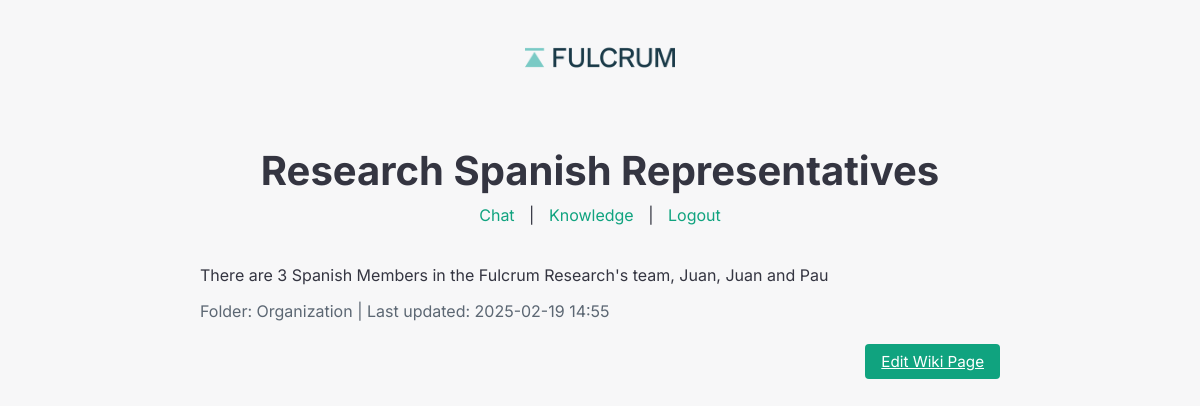
The app's page /wiki/view/5 (signed in) with its own data.
### tables this page shows
CREATE TABLE wiki (
                id INTEGER PRIMARY KEY AUTOINCREMENT,
                title TEXT NOT NULL,
                content TEXT NOT NULL,
                folder TEXT DEFAULT '',
                updated_at TEXT NOT NULL
            );

### app/wiki.py (the view)
@wiki_bp.route("/wiki/view/<int:page_id>")
def wiki_view(page_id):
    if "user" not in session:
        return redirect(url_for("auth.login"))
    page = get_wiki_page(page_id)
    if not page:
        flash("Wiki page not found.", "error")
        return redirect(url_for("main.knowledge"))
    page["content_html"] = Markup(markdown.markdown(page["content"]))
    return render_template("wiki_view.html", page=page)

### app/wiki.py (called while the page is built)
def get_wiki_page(page_id):
    with sqlite3.connect(WIKI_DB) as conn:
        cur = conn.cursor()
        cur.execute("SELECT id, title, content, folder, updated_at FROM wiki WHERE id = ?", (page_id,))
        row = cur.fetchone()
        if row:
            return {
                "id": row[0],
                "title": row[1],
                "content": row[2],
                "folder": row[3],
                "updated_at": row[4]
            }
    return None

### templates/wiki_view.html (shortened to what this page needs)
<!DOCTYPE html>
<html lang="en">
<head>
  <link rel="stylesheet" href="/static/style.css">
</head>
<body>
  <div class="container">
    <header>
      <img src="/static/logo.png" alt="Logo" class="logo">
      <h1>{{ page.title }}</h1>
      <nav>
        <a href="/">Chat</a> |
        <a href="/knowledge">Knowledge</a> |
        <a href="/logout">Logout</a>
      </nav>
    </header>
    <section>
      <article>
        {{ page.content_html | safe }}
      </article>
      <div class="wiki-meta">
        {% if page.folder %}
          Folder: {{ page.folder }} |
        {% endif %}
        Last updated: {{ page.updated_at }}
      </div>
      <div class="edit-button-container">
        <a href="/wiki/edit/{{ page.id }}" class="btn">Edit Wiki Page</a>
      </div>
    </section>
  </div>
</body>
</html>

### static/style.css (style rules this page uses)
body { margin: 0; padding: 0; font-family: "Inter", sans-serif; background-color: #f7f7f8; color: #343541; }
.container { max-width: 800px; margin: 0 auto; padding: 20px; }
header { text-align: center; margin-bottom: 40px; }
header h1 { font-size: 2.5rem; margin-bottom: 10px; }
header nav a { color: #10a37f; text-decoration: none; margin: 0 10px; }
.logo { max-width: 150px; margin-bottom: 20px; }
.btn { background-color: #10a37f; color: #ffffff; border: none; padding: 8px 16px; font-size: 0.95rem; border-radius: 4px; cursor: pointer; transition: background-color 0.2s ease; }

### templates/wiki_view.html (style rules this page uses)
.wiki-meta { margin-top: 10px; color: #5c6773; }
.edit-button-container { text-align: right; margin-top: 30px; margin-right: 0; }

### records on screen
wiki: title "Research Spanish Representatives", content_html "There are 3 Spanish Members in the Fulcrum Research's team, Juan, Juan and Pau", folder "Organization", updated_at "2025-02-19 14:55"
